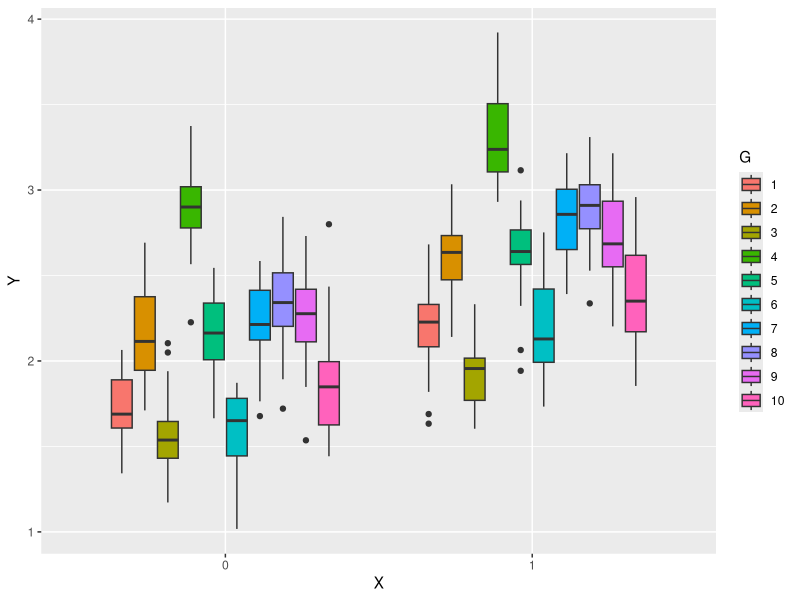

R code for this plot:
## ---- chunk 1
library(tidyverse)
library(knitr) 
library(kableExtra)
knitr::opts_chunk$set(cache = FALSE, warning = FALSE, message = FALSE, cache.lazy = FALSE)
## ---- chunk 2
set.seed(1)
K <- 10 # Nombre de groupe
nK <- 50 # Nombre d'observations par groupe
N <- K * nK # Nombre total d'observation
G <- factor(rep(1:K, each = nK))
intercept <- 2
fixefEffect <- .5
aleaEffect <- rnorm(K, sd = .5)
bias <- rnorm(N, sd = .25)
X <- rbinom(N,size=1,prob = .5)
Y <- intercept + fixefEffect * X + aleaEffect[G] + bias

df <- data.frame(X, Y, G)

H0 <- formula(Y ~ X)
H1 <- formula(Y ~ X + (1|G))


dataPlot = cbind.data.frame(X=factor(X),Y, G = factor(G))
ggplot(dataPlot)+geom_boxplot(aes(x=X, y=Y, fill = G))
## ---- chunk 3
X_prime <- cbind(1, X)
lmModel <- lm(H0)
betaLm <- lmModel$coefficients
betaLm
vcov(lmModel) 

Sig2 <- summary(lmModel)$sigma^2; Sig2
Sigma <- diag(Sig2,N)
SD_beta <- solve(crossprod(X_prime)) %*% crossprod(X_prime, Sigma) %*% X_prime %*% solve(crossprod(X_prime))
sqrt(diag(SD_beta))[2]
## ---- chunk 4
lmerModel <- lme4::lmer(H1, data=df)
betaLmer <- lme4::fixef(lmerModel)
betaLmer

vcov(lmerModel) %>% as.matrix() %>% diag() %>% sqrt()
sqrt(var(as.vector(lme4::fixef(lmerModel) %*% t(lmerModel@pp$X))))
## ---- chunk 5
options(warn=-1)
OLS <- function(Y, X){
  modelmat <- model.matrix(~.,cbind.data.frame(X=X))
  indexes_X <- which(substring(colnames(modelmat), 1, 1) == "X")
  modX_OLS <- modelmat[, c(1, indexes_X), drop = FALSE]
  H <- (modX_OLS%*%solve(crossprod(modX_OLS))%*%t(modX_OLS))[indexes_X, , drop=FALSE]
  Y <- as.numeric(Y)
  betaOLS <- solve(crossprod(modX_OLS))%*%(t(modX_OLS)%*%Y)
  k <- ncol(modX_OLS)
  n <- nrow(modX_OLS)

  residuals <- as.matrix(Y - (betaOLS[1, , drop=FALSE]) - X * betaOLS[indexes_X, , drop=FALSE])   
  RSS <- as.numeric(t(residuals)%*%residuals)
  Sigma2 <- as.numeric(RSS/(n-k))
  Vb <- Sigma2*solve(t(X)%*% X)
  SEb <- sqrt(diag(Vb))
  OLSCOV <- 1/(n-k) * as.numeric(t(residuals)%*%residuals) * solve(t(modX_OLS)%*%modX_OLS)
  SD <- sqrt(diag(OLSCOV))
  return(list('betaOLS'=betaOLS, 'SE'=SEb, 'OLSCOV'=OLSCOV, "SD"=SD))
}

OLS(Y,X)

## ---- chunk 6
simOLS <- function (intercept=2, fixefEffects = c(.5,2,5,10), sds = c(.5,4,8,10),
                    K=10, nK=50, sims=5000){
  resAllOLS<- list()
  resAllMM<- list()
  n <- K * nK
  for (fixefEffect in fixefEffects) {
    for (sdUnit in sds) {
        aleaEffect <- rnorm(K, sd = sdUnit)
        G <- factor(rep(1:K, each = nK))
        resOLS <- matrix(0, sims, 3)
        resMM <- matrix(0, sims, 3)
        X <- rbinom(n,size=1,prob = .5)
        
        for(i in 1:sims){
          options(warn=-1)
          bias <- rnorm(n, sd = .25)
          Y <- intercept + fixefEffect * X + aleaEffect[G] + bias
          
          modOLS <- OLS(Y,X)
          resOLS[i,] <- c(modOLS$betaOLS[2,], modOLS$SE, modOLS$SD[2])
          
          
          lmerModel <- lme4::lmer(Y ~ X + (1|G),REML = TRUE)
          beta <- lme4::fixef(lmerModel)[-1]
          SE_b <- sqrt(diag(as.matrix(vcov(lmerModel))))[-1]
          SD_b <- sqrt(stats::var(as.vector(beta %*% t(X))))
          resMM[i,] <- c(beta, SE_b, SD_b)
        }
        
        M <- apply(resOLS, 2, mean)
        S <- apply(resOLS, 2, sd)
        
        H_ols <- matrix(c(M[1], S[1], M[2], S[2], M[3], S[3]), ncol = 2, byrow = TRUE)
        
      
        M <- apply(resMM, 2, mean)
        S <- apply(resMM, 2, sd)
        H_mm <- matrix(c(M[1], S[1], M[2], S[2], M[3], S[3]), ncol = 2, byrow = TRUE)
      
        dimnames(H_ols) <- dimnames(H_mm) <- list( c('Beta','Standard Error', 
                                                     'Standard Deviation'), c('mean', 'se'))
        
        
        resAllOLS[[as.character(paste0(fixefEffect,"_",sdUnit))]] <- H_ols
        resAllMM[[as.character(paste0(fixefEffect,"_",sdUnit))]] <- H_mm
    }
   
  }
  
  return (list('resAllOLS'=resAllOLS, 'resAllMM'=resAllMM))
}

resSim <- simOLS(sims = 100)
